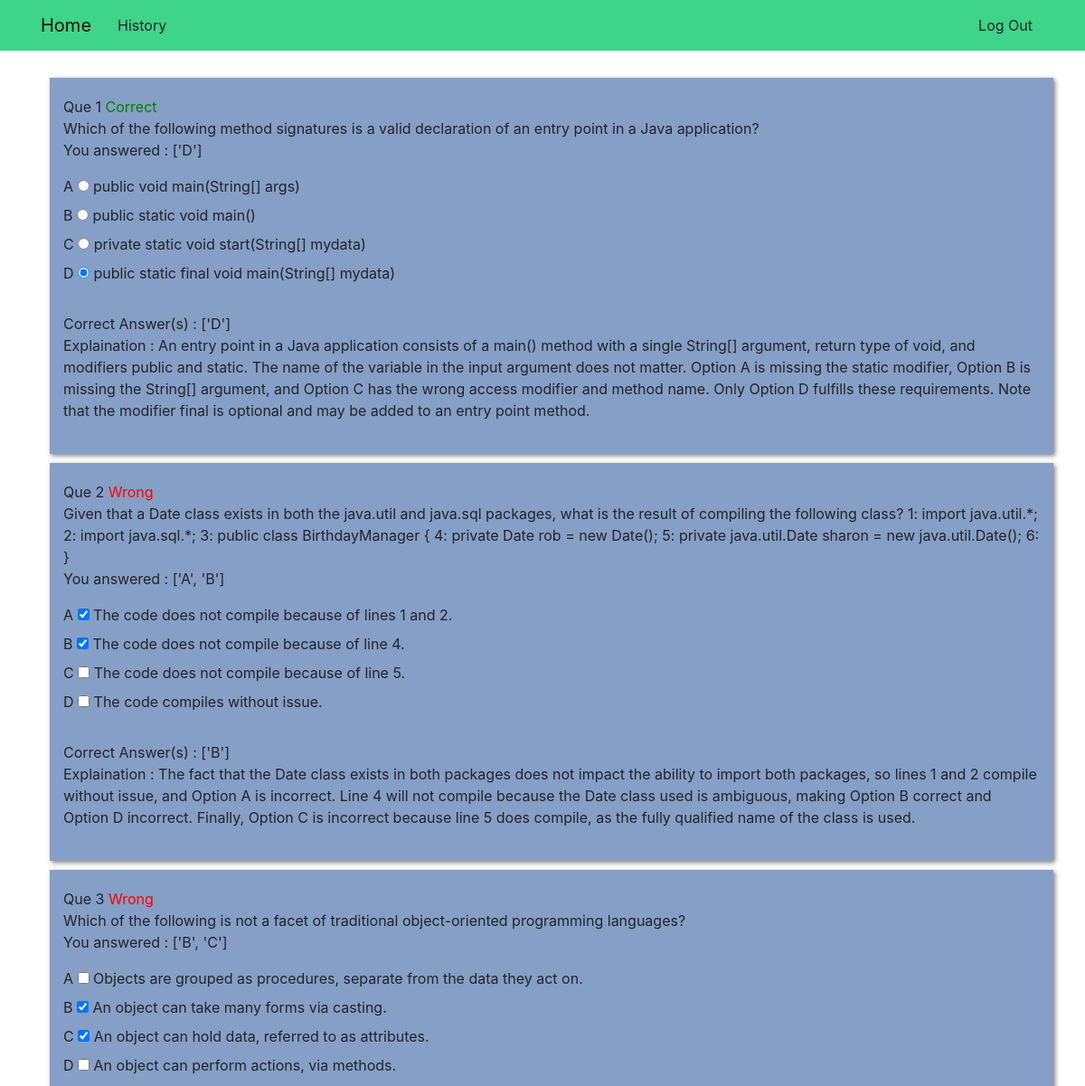
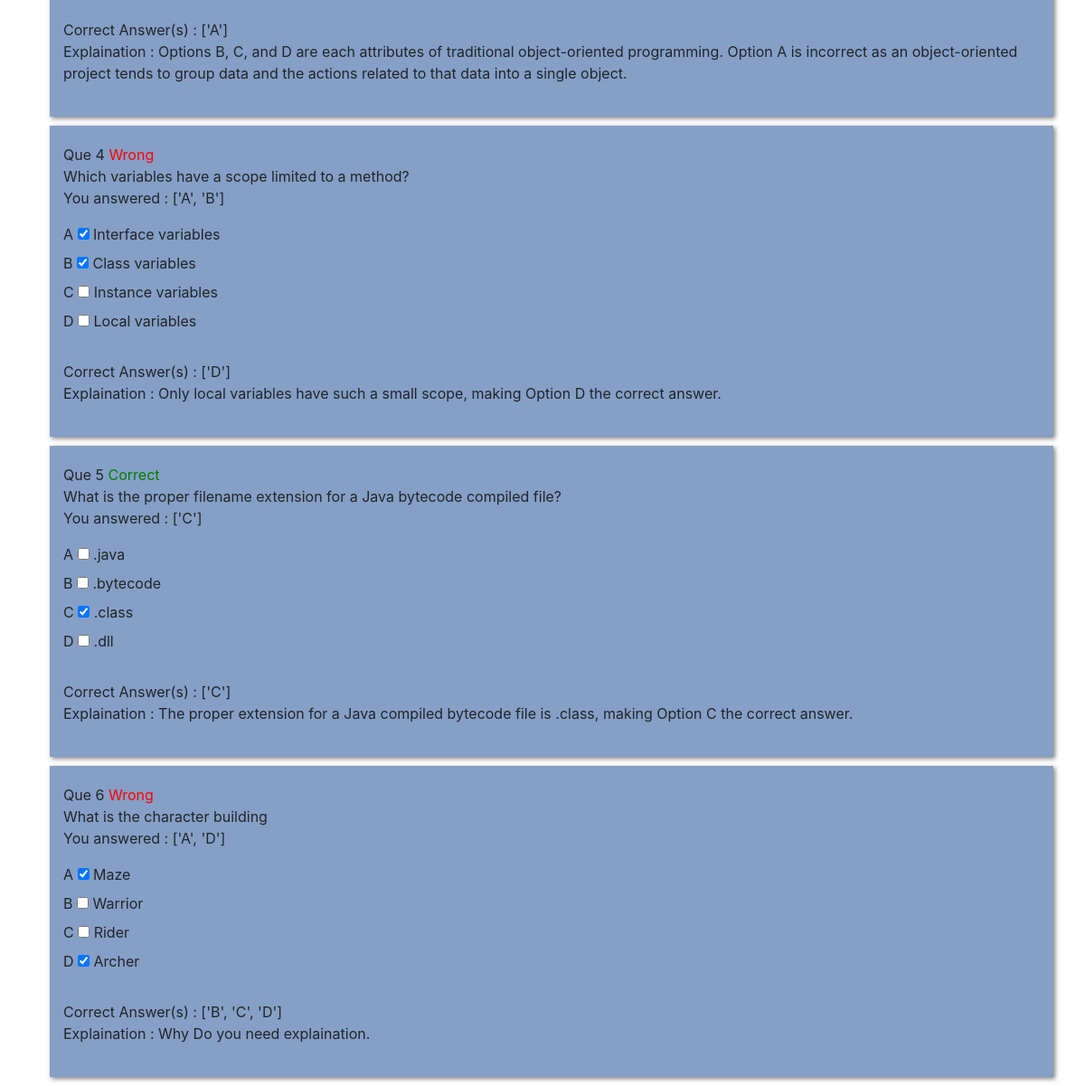
/user/result/detail/18/ (signed in), run on the app's committed database (2 pictures, top to bottom).
### exam_app/models.py (models this page shows)
class Question(models.Model):
    QUESTION_TYPES = (
        ('M', 'Multiple Selection'),
        ('S', 'Single Selection')
    )
    question = models.TextField()
    question_image = models.ImageField(upload_to=question_img_path, default='')
    options = models.TextField()  # Store Dict of applicable choices
    answer = models.TextField()  # Store List of applicable choices
    _question_type = models.CharField(max_length=1, choices=QUESTION_TYPES)
    topic = models.ForeignKey(Topic, on_delete=models.CASCADE)
    explaination = models.TextField()
    def question_type(self):
        return (dict(self.QUESTION_TYPES))[self._question_type]
    def __str__(self):
        return self.question

### exam_app/views.py (the view)
class ViewExamResultMoreDetailView(LoginRequiredMixin, DetailView):
    model = models.ExamAttempt
    template_name = 'exam_app/result_more_detail.html'
    def get_queryset(self):
        queryset = super().get_queryset()
        queryset = queryset.filter(pk=self.kwargs.get('pk'))
        return queryset

### exam_app/templatetags/exam_filters.py (called while the page is built)
@register.simple_tag
def define(val=None):
    my_dict = eval(val)
    return my_dict

@register.filter
def get_item(dictionary, key):
    return dictionary.get(key)

@register.filter
def contain(val_list, key):
    return key in val_list

@register.filter
def correct_or_wrong(answered_list, correct_list):
    correct_list = eval(correct_list)
    answered_list.sort()
    correct_list.sort()
    if answered_list == correct_list:
        return "Correct"
    else:
        return "Wrong"

### exam_app/templates/exam_app/result_more_detail.html
{% extends "base.html" %}
{% load exam_filters %}
{% block body_block %}
{% for question in examattempt.exam.questions.all %}
<div class="col-lg-12 col-md-12 card-block question-result-detail-card">
    <p>
        {% define examattempt.answer_list as answered_list %}
        Que {{forloop.counter}}
        {% if answered_list|get_item:question.pk|correct_or_wrong:question.answer == "Correct" %}
        <span class="Correct">Correct</span>
        {% else %}
        <span class="Wrong">Wrong</span>
        {% endif %}
        <br>
        {{question}}
        <br>
        You answered : {{answered_list|get_item:question.pk}}
        {% define question.options as option_dict %}
        {% if question.question_type == 'Single Selection' %}
        {% for key, value in option_dict.items %}
    <div class="radio">
        <label>{{key}}
            {% if answered_list|get_item:question.pk|contain:key %}
            <input type="radio" name="{{question.pk}}" value="{{key}}" checked>
            {%else%}
            <input type="radio" name="{{question.pk}}" value="{{key}}">
            {% endif %}
            {{value}}
        </label>
    </div>
    {% endfor %}
    {% else %}
    {% for key, value in option_dict.items %}
    <div class="checkbox">
        <label>{{key}}
            {% if answered_list|get_item:question.pk|contain:key %}
            <input type="checkbox" name="{{question.pk}}" value="{{key}}" checked>
            {%else%}
            <input type="checkbox" name="{{question.pk}}" value="{{key}}">
            {% endif %}
            {{value}}</label>
    </div>
    {% endfor %}
    {% endif %}
    <br>
    Correct Answer(s) : {{question.answer}}
    <br>
    Explaination : {{question.explaination}}</p>
</div>
{% endfor %}
{% endblock %}

### exam_app/static/exam_app/css/master.css (style rules this page uses)
.question-result-detail-card { margin : 10px; padding: 20px 20px 20px; text-align: left; vertical-align: middle; background-color: #6384b6c7; box-shadow: 2px 2px 5px rgba(0, 0, 0, .5); -webkit-box-shadow: 2px 2px 5px rgba(0, 0, 0, .5); -moz-box-shadow: 2px 2px 5px rgba(0, 0, 0, .5); }
.Wrong { color: red; }
.Correct { color: green; }

### data on the page
Question: shows "Correct", question "Which of the following method signatures is a valid declaration of an entry point in a Java application?", id "['D']", option_dict "A" "B" "C" "D", option_dict "public void main(String[] args)" "public static void main()" "private static void start(String[] mydata)" "public static final void main(String[] mydata)", answer "['D']", explaination "An entry point in a Java application consists of a main() method with a single String[] argument, return type of void, and modifiers public and static. The name of the variable in the input argument does not matter. Option A is missing the static modifier, Option B is missing the String[] argument, and Option C has the wrong access modifier and method name. Only Option D fulfills these requirements. Note that the modifier final is optional and may be added to an entry point method."
Question: shows "Wrong", question "Given that a Date class exists in both the java.util and java.sql packages, what is the result of compiling the following class? 1: import java.util.*; 2: import java.sql.*; 3: public class BirthdayManager { 4: private Date rob = new Date(); 5: private java.util.Date sharon = new java.util.Date(); 6: }", id "['A', 'B']", option_dict "A" "B" "C" "D", option_dict "The code does not compile because of lines 1 and 2." "The code does not compile because of line 4." "The code does not compile because of line 5." "The code compiles without issue.", answer "['B']", explaination "The fact that the Date class exists in both packages does not impact the ability to import both packages, so lines 1 and 2 compile without issue, and Option A is incorrect. Line 4 will not compile because the Date class used is ambiguous, making Option B correct and Option D incorrect. Finally, Option C is incorrect because line 5 does compile, as the fully qualified name of the class is used."
Question: shows "Wrong", question "Which of the following is not a facet of traditional object-oriented programming languages?", id "['B', 'C']", option_dict "A" "B" "C" "D", option_dict "Objects are grouped as procedures, separate from the data they act on." "An object can take many forms via casting." "An object can hold data, referred to as attributes." "An object can perform actions, via methods.", answer "['A']", explaination "Options B, C, and D are each attributes of traditional object-oriented programming. Option A is incorrect as an object-oriented project tends to group data and the actions related to that data into a single object."
Question: shows "Wrong", question "Which variables have a scope limited to a method?", id "['A', 'B']", option_dict "A" "B" "C" "D", option_dict "Interface variables" "Class variables" "Instance variables" "Local variables", answer "['D']", explaination "Only local variables have such a small scope, making Option D the correct answer."
Question: shows "Correct", question "What is the proper filename extension for a Java bytecode compiled file?", id "['C']", option_dict "A" "B" "C" "D", option_dict ".java" ".bytecode" ".class" ".dll", answer "['C']", explaination "The proper extension for a Java compiled bytecode file is .class, making Option C the correct answer."
Question: shows "Wrong", question "What is the character building", id "['A', 'D']", option_dict "A" "B" "C" "D", option_dict "Maze" "Warrior" "Rider" "Archer", answer "['B', 'C', 'D']", explaination "Why Do you need explaination."
